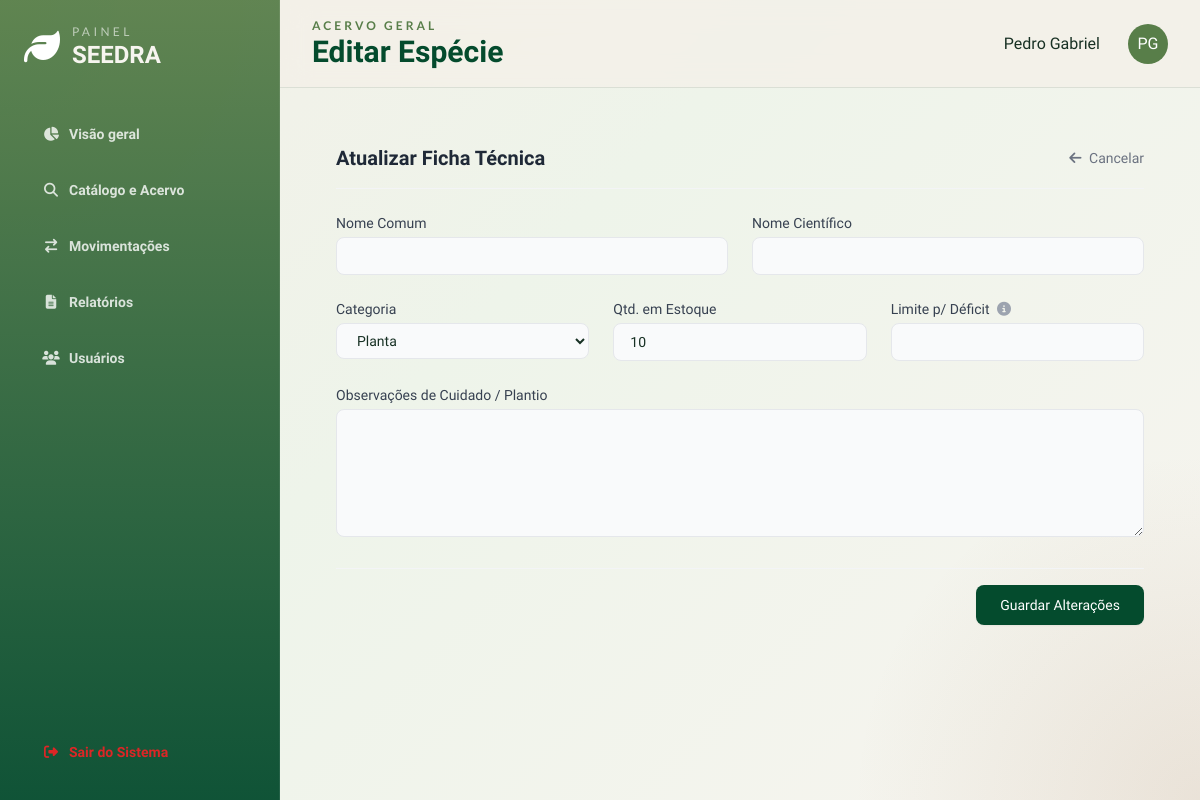
/catalogo/1/editar (signed in), run on the app's committed database.
### models.py (models this page shows, shortened)
class Usuarios(db.Model, UserMixin):
    __tablename__ = 'usuarios'
    id = db.Column(db.Integer, primary_key = True)
    nome = db.Column(db.String(50), nullable = False)
    email = db.Column(db.String(50), nullable = False, unique = True)
    senha = db.Column(db.String(), nullable = False)
    usuario_instituicoes = db.relationship('UsuarioInstituicoes', back_populates = 'usuarios')

class Item(db.Model):
    __tablename__= 'items'
    id = db.Column(db.Integer, primary_key = True)
    nome = db.Column(db.String(50), nullable = False, unique = True)
    quantidade = db.Column(db.Integer, nullable = False, default = 0)
    n_cientifico = db.Column(db.String(50), nullable = False , unique = True)
    categoria = db.Column(db.String(20), nullable = False)
    deficit_limit = db.Column(db.Integer, nullable = False, default = 0)
    obs = db.Column(db.Text)
    data_cadastro = db.Column(db.Date, nullable = False)
    movimentacoes = db.relationship('Movimentacao', back_populates = 'item', lazy = True)

### app.py (the view, shortened to what this page needs)
@app.route('/catalogo/<int:id>/editar', methods=['GET', 'POST'])
@login_required
def editar_item(id):
    item = Item.query.get_or_404(id)
    return render_template('editar_item.html', item=item)

### app.py (called while the page is built)
@login_manager.user_loader
def load_user(user_id):
    return Usuarios.query.get(int(user_id))

### controllers/login.py (called while the page is built)
def login_required(f):
  @wraps(f)
  def decorated_function(*args, **kwargs):
      if 'usuarios_id' not in session:
         flash("Faça login primeiro!", 'erro')
         return redirect(url_for('login.login'))
      return f(*args, **kwargs)
  return decorated_function

### templates/editar_item.html (shortened to what this page needs)
{% extends 'base.html' %}
{% block header_subtitle %}Acervo Geral{% endblock %}
{% block header_title %}Editar Espécie{% endblock %}
{% block content %}
<div class="max-w-4xl mx-auto clean-card p-8">
    <div class="flex justify-between items-center border-b border-gray-100 pb-4 mb-6">
        <h3 class="text-xl font-bold text-gray-800">Atualizar Ficha Técnica</h3>
        <a href="{{ url_for('detalhes_item', id=item.id) }}" class="text-sm font-medium text-gray-500 hover:text-gray-700 transition-colors">
            <i class="fa-solid fa-arrow-left mr-1"></i> Cancelar
        </a>
    </div>
    <form action="{{ url_for('editar_item', id=item.id) }}" method="POST" class="space-y-6">
        <div class="grid grid-cols-1 md:grid-cols-2 gap-6">
            <div>
                <label class="block text-sm font-medium text-gray-700 mb-1">Nome Comum</label>
                <input type="text" name="nome_comum" value="{{ item.nome_comum }}" required
                    class="w-full px-4 py-2 bg-gray-50 border border-gray-200 rounded-lg focus:bg-white focus:ring-2 focus:ring-seedra-leafLight focus:border-transparent outline-none transition-all text-sm" />
            </div>
            <div>
                <label class="block text-sm font-medium text-gray-700 mb-1">Nome Científico</label>
                <input type="text" name="nome_cientifico" value="{{ item.nome_cientifico }}" required
                    class="w-full px-4 py-2 bg-gray-50 border border-gray-200 rounded-lg focus:bg-white focus:ring-2 focus:ring-seedra-leafLight focus:border-transparent outline-none transition-all text-sm italic" />
            </div>
        </div>
        <div class="grid grid-cols-1 md:grid-cols-3 gap-6">
            <div>
                <label class="block text-sm font-medium text-gray-700 mb-1">Categoria</label>
                <select name="categoria" required class="w-full px-4 py-2 bg-gray-50 border border-gray-200 rounded-lg focus:bg-white focus:ring-2 focus:ring-seedra-leafLight focus:border-transparent outline-none transition-all text-sm">
                    <option value="Planta" {% if item.categoria == 'Planta' %}selected{% endif %}>Planta</option>
                </select>
            </div>
            <div>
                <label class="block text-sm font-medium text-gray-700 mb-1">Qtd. em Estoque</label>
                <input type="number" name="quantidade" min="0" value="{{ item.quantidade }}" required
                    class="w-full px-4 py-2 bg-gray-50 border border-gray-200 rounded-lg focus:bg-white focus:ring-2 focus:ring-seedra-leafLight focus:border-transparent outline-none transition-all text-sm" />
            </div>
            <div>
                <label class="block text-sm font-medium text-gray-700 mb-1">
                    Limite p/ Déficit
                    <i class="fa-solid fa-circle-info text-gray-400 ml-1" title="Abaixo deste valor, o sistema emitirá alerta"></i>
                </label>
                <input type="number" name="limite_deficit" min="1" value="{{ item.limite_deficit }}" required
                    class="w-full px-4 py-2 bg-gray-50 border border-gray-200 rounded-lg focus:bg-white focus:ring-2 focus:ring-seedra-leafLight focus:border-transparent outline-none transition-all text-sm" />
            </div>
        </div>
        <div>
            <label class="block text-sm font-medium text-gray-700 mb-1">Observações de Cuidado / Plantio</label>
            <textarea name="observacoes" class="w-full px-4 py-2 bg-gray-50 border border-gray-200 rounded-lg focus:bg-white focus:ring-2 focus:ring-seedra-leafLight focus:border-transparent outline-none transition-all text-sm h-32">{{ item.observacoes }}</textarea>
        </div>
        <div class="pt-4 flex justify-end gap-3 border-t border-gray-100">
            <button type="submit" class="px-6 py-2.5 bg-seedra-leafDark hover:bg-seedra-leafMid text-white text-sm font-medium rounded-lg transition-colors shadow-sm">
                Guardar Alterações
            </button>
        </div>
    </form>
</div>
{% endblock %}

### templates/base.html (shortened to what this page needs)
<!DOCTYPE html>
<html lang="pt-BR" data-theme="light">
<head>
  <link rel="stylesheet" href="/static/css/style.css" />
  <script src="/static/js/tailwind.config.js" defer></script>
  <script src="https://cdn.tailwindcss.com"></script>
  <link href="https://cdn.jsdelivr.net/npm/daisyui@4.12.10/dist/full.min.css" rel="stylesheet" type="text/css" />
  <link rel="stylesheet" href="https://cdnjs.cloudflare.com/ajax/libs/font-awesome/6.4.0/css/all.min.css">
</head>
<body class="font-sans">
  <div class="dashboard-shell">
    <aside class="sidebar p-5 lg:p-6 flex flex-col gap-6">
      <div class="flex items-center gap-3">
        <i class="fa-solid fa-leaf text-4xl text-white"></i>
        <div>
          <p class="text-xs uppercase tracking-[0.28em] text-white/60 font-lato">Painel</p>
          <h1 class="text-2xl font-extrabold leading-tight">SEEDRA</h1>
        </div>
      </div>
      {% block nav %}
        <nav class="space-y-2 mt-4">
          <a href="{{ url_for('dashboard') }}" class="btn btn-block justify-start  hover:bg-white/20 hover:text-white  rounded-2xl {{ 'text-seedra-leafDark border-white/10 bg-white/14' if page_id =='visao' else 'btn-ghost text-white/80 hover:bg-white/10' }}"><i class="fa-solid fa-chart-pie w-5"></i> Visão geral</a>
          <a href="{{ url_for('catalogo') }}" class="btn btn-block justify-start  hover:bg-white/20 hover:text-white  rounded-2xl {{ 'text-seedra-leafDark border-white/10 bg-white/14' if page_id =='catalogo' else 'btn-ghost text-white/80 hover:bg-white/10' }}"><i class="fa-solid fa-magnifying-glass w-5"></i>Catálogo e Acervo</a>
          <a href="{{ url_for('movimentacao') }}" class="btn btn-block justify-start  hover:bg-white/20 hover:text-white  rounded-2xl {{ 'text-seedra-leafDark border-white/10 bg-white/14' if page_id =='movimentacoes' else 'btn-ghost text-white/80 hover:bg-white/10' }}"><i class="fa-solid fa-arrow-right-arrow-left w-5"></i>Movimentações</a>
          <a href="{{ url_for('relatorios') }}" class="btn btn-block justify-start  hover:bg-white/20 hover:text-white  rounded-2xl {{ 'text-seedra-leafDark border-white/10 bg-white/14' if page_id =='relatorios' else 'btn-ghost text-white/80 hover:bg-white/10' }}"><i class="fa-solid fa-file-lines w-5"></i>Relatórios</a>
          <a href="{{ url_for('usuarios') }}" class="btn btn-block justify-start  hover:bg-white/20 hover:text-white  rounded-2xl {{ 'text-seedra-leafDark border-white/10 bg-white/14' if page_id =='usuarios' else 'btn-ghost text-white/80 hover:bg-white/10' }}"><i class="fa-solid fa-users w-5"></i>Usuários</a>
        </nav>
      {% endblock %}
      <div class="mt-auto">
        <a href="{{ url_for('logout') }}" class="btn btn-block justify-start btn-ghost text-red-600  hover:scale-110  hover:bg-transparent rounded-2xl"><i class="fa-solid fa-right-from-bracket w-5"></i> Sair do Sistema</a>
      </div>
    </aside>
    <header class="topbar px-5 lg:px-8 flex items-center justify-between gap-4">
      <div>
        <p class="text-xs uppercase tracking-[0.25em] text-seedra-leafMid font-semibold font-lato">{% block header_subtitle %}SEEDRA{% endblock %}</p>
        <h2 class="text-2xl md:text-3xl font-extrabold text-seedra-leafDark">{% block header_title %}Painel de Controle{% endblock %}</h2>
      </div>
      <div class="flex items-center gap-3">
        <span>{% if current_user.is_authenticated %}{{current_user.nome}} {% endif %}</span>
        <div class="avatar placeholder ml-4">
          <div class="bg-seedra-leafMid text-white rounded-full w-10">
            <span>PG</span>
          </div>
        </div>
      </div>
    </header>
    <main class="main">
      {% block content %}
      {% endblock %}
    </main>
  </div>
</body>
</html>

### static/css/style.css (style rules this page uses)
:root { --leaf-dark: #044b2d; --leaf-mid: #587e49; --leaf-light: #78b863; --seed-brown: #9a774c; --seed-sand: #ddd1ae; --seed-mist: #d9d6cc; --deep-forest: #001500; --stone: #888784; --cloud: #d9d9d9; --surface: rgba(249, 248, 243, 0.78); --surface-strong: rgba(255, 252, 246, 0.9); --line: rgba(4, 75, 45, 0.10); }
html, body { height: 100%; overflow: hidden; scroll-behavior: smooth; }
body { font-family: 'Balsamiq Sans', sans-serif; background: radial-gradient(circle at top left, rgba(120,184,99,0.18), transparent 20%), radial-gradient(circle at bottom right, rgba(154,119,76,0.14), transparent 24%), linear-gradient(135deg, #f4f0e8 0%, #eef4ea 40%, #f7f4ef 100%); color: #183124; }
.dashboard-shell { display: grid; grid-template-columns: 280px 1fr; grid-template-rows: 88px 1fr; height: 100dvh; }
.sidebar { grid-row: 1 / -1; overflow-y: auto; background: linear-gradient(180deg, rgba(88,126,73,0.94), rgba(4,75,45,0.95)); color: #f7f5ef; border-right: 1px solid rgba(255,255,255,0.08); }
.topbar { grid-column: 2; position: sticky; top: 0; z-index: 10; background: rgba(244, 240, 232, 0.78); backdrop-filter: blur(14px); border-bottom: 1px solid var(--line); }
.main { grid-column: 2; overflow-y: auto; padding: 1.5rem; }

### data on the page
Usuarios: nome "Pedro Gabriel"
Item: categoria "Planta", quantidade "10"
